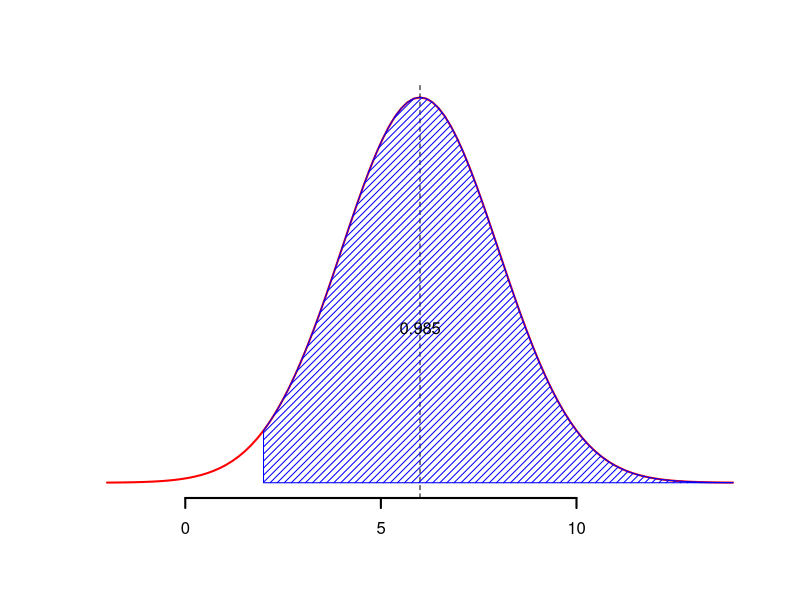
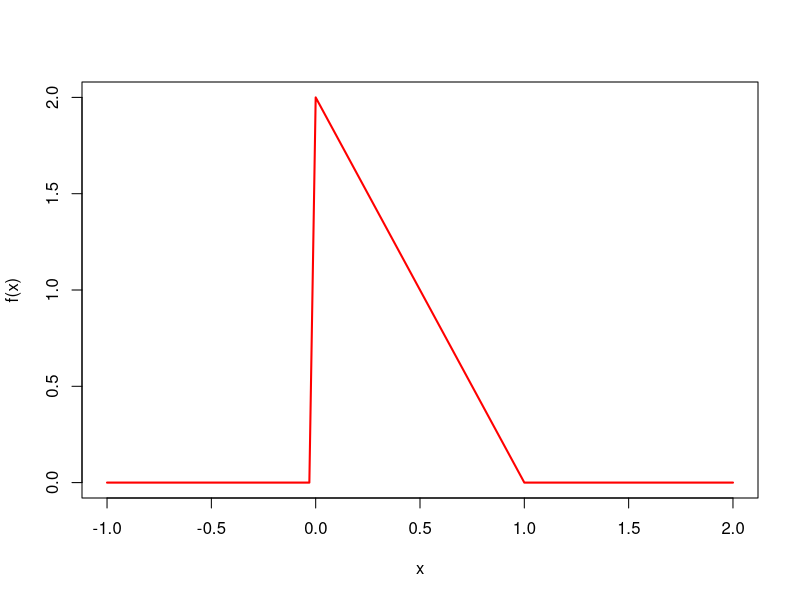

Source code (R) for these figures, in order:
## ---- chunk 1
x<-0:4
fx<-c(4/12,4/12,2/12,1/12,4/12)
media<-x*fx
## ---- chunk 2
mepob<-6
varpob<-36
n=9
curve(dnorm(x,mepob,sqrt(varpob/n)),-2,14,lwd=2, col='red',
      xlab='',ylab='',axes=F )
axis(1,lwd=2)
abline(v=mepob, lty=2)
x2<-seq(2,14,l=100)
polygon(c(2,x2,14),c(0,dnorm(x2,mepob,sqrt(varpob/n)),0),col='blue', density = 20, angle=45)
text(6,0.08,0.985)

## ---- chunk 3
k=qnorm(0.015,6,2)
k
## ---- chunk 4
qnorm(0.015)
## ---- chunk 5
k=2*(-2.17)+6
k
## ---- chunk 6
xbar<-rnorm(1e5,6,2)
sum(xbar>11)/1e5
## ---- chunk 7
1-pnorm(2.5)
round(1-pnorm(2.5),4)
## ---- chunk 8
f<-function(x){
  f1<-ifelse(x>=0 & x<=1,2-2*x,0)
  return(f1)}
x<-seq(-1,2,l=100)  
plot(x,f(x), lwd=2,type='l', col='red')  
## ---- chunk 9
f.mc<-function(n,a,b){
  x<-runif(n,a,b)
  f2<-(b-a)*mean(f(x))
  return(f2)
}
f.mc(1e6,0,1)

## ---- chunk 10
E.mc<-function(n,a,b){
  x<-runif(n,a,b)
  f2<-(b-a)*mean(f(x)*x)
  return(f2)
}
E.mc(1e6,0,1)

## ---- chunk 11
1/3
## ---- chunk 12
V.mc<-function(n,a,b){
  x<-runif(n,a,b)
  f2<-(b-a)*((mean(f(x)*x^2))-(mean(f(x)*x)^2))
  return(f2)
}
V.mc(1e6,0,1)
## ---- chunk 13
1/18
